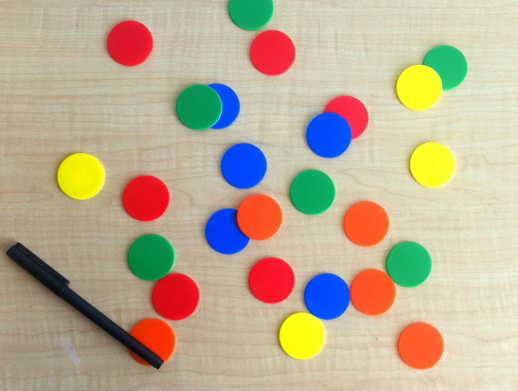
#> input picture old/chips.png, 518 x 391 px
$ python test2.py
#> lines starting #> are read from the running program, lines starting #| are printed output that depends on the picture; after the words box and inside, x2 and y2 are one past the last pixel; in counts of white or black regions, pixels touching at a corner belong together
### old/library.py
import cv2
import numpy as np
import matplotlib.pyplot as plt
import os
import time

def doNothing():
	pass

# Funções de leitura de imagem

def readColorImage(path, show=False):
#> called with path = 'chips.png', show = False
	img = cv2.imread(path, cv2.IMREAD_COLOR)
#> img is the input picture: shape (391, 518, 3); mean B, G, R 148.1, 173.3, 188.3
	img = cv2.cvtColor(img, cv2.COLOR_BGR2RGB)
	if show :	plotImage(img)
	return img

# Mudar o formato da imagem

def bgr2hsv(img):
	return cv2.cvtColor(img, cv2.COLOR_BGR2HSV_FULL)
#> returned value: shape (391, 518, 3); mean H, S, V 131.8, 83.3, 203.9

def hsv2bgr(img):
	return cv2.cvtColor(img, cv2.COLOR_HSV2BGR_FULL)

# Separar canais

def splitChanels(img):
	return cv2.split(img)

# Juntar canais

def mergeChanels(img1, img2, img3):
	shape = img1.shape
	img = np.zeros((shape[0], shape[1], 3), dtype=np.uint8)

	for i in range(shape[0]):
		for j in range(shape[1]):
			img[i][j][0] = img1[i][j]
			img[i][j][1] = img2[i][j]
			img[i][j][2] = img3[i][j]

	return img

# Saturation

def sat(img, value, delta):
	return np.where( abs(img-value) > delta  , 255 , 0 )

# Criação de imagem

# [19 lines left out: functions createImgTom, createWhiteDisk, createBlackDisk, createWhiteRing, not called in this run]

def createBlackRing(height=100, width=100, xc=50, yc=50, re=20, ri=10):
	return 1 - createWhiteRing(height,width,xc,yc,re,ri)

# [53 lines left out: functions createSineImage, create2DGaussian, sumImage, dotImage, FFTinImage, not called in this run]

def magnitude(img):
	return 20*np.log(np.abs(img))

# Histograma

# [13 lines left out: function compute_histogram_1C, not called in this run]

# Plots

def plotImage(img, title = 'Image', cmap = 'gray'):
	plt.imshow(img, cmap = cmap )
	plt.title(title)
	plt.show()

# [14 lines left out: function plotRGB, not called in this run]

def plotImageHSV(hsv, title = ''):
#> called with title = ''
	chanel = ['HSV' + title , 'H', 'S', 'V']
	split = splitChanels(hsv)
	imgs = [cv2.cvtColor(hsv, cv2.COLOR_HSV2BGR_FULL)]
	for e in split :
		imgs.append(e)
#> this loop made 3 passes
#> after the loop, imgs = 4 items

	for i in range(len(imgs)):
		plt.subplot('22' + str(i+1) )
		plt.title(chanel[i])
		plt.imshow(imgs[i], cmap = 'gray')
#> this loop made 4 passes

	plt.show()
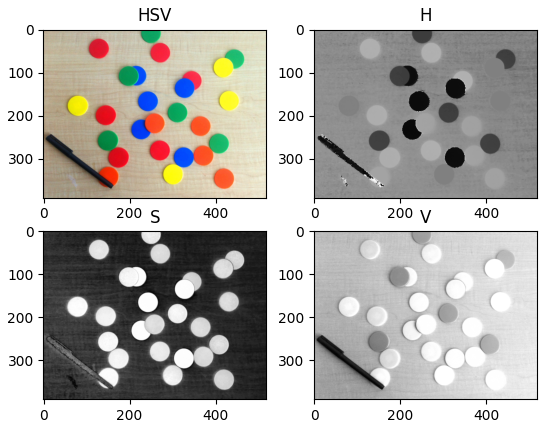
#> figure drawn by matplotlib, 4 panels

# [9 lines left out: function scaleImage2_uchar, not called in this run]

### old/test2.py
import library as lib

# Lendo a imagem
img = lib.readColorImage(path='chips.png')

# Transformando para HSV
hsv = lib.bgr2hsv( img )
lib.plotImageHSV(hsv)

# Separando os canais
hsv_split = lib.splitChanels(hsv)

# H -> Cor
# S -> Intensidade
# V -> Brilho

colors = { 	'Azul' : 24 	,
			'Verde' : 70 	,
			'Amarelo' : 130 ,
			'Laranja' : 170	,
			'Vermelho': 180
		}


for c in colors:
	filt = lib.sat(hsv_split[0], colors[c], 240)
	lib.plotImage(filt, 'Filtro para ' + c)
	m = hsv_split[0] & filt
	hsv2 = lib.mergeChanels(hsv_split[0], hsv_split[1], filt)
	rgb = lib.hsv2bgr(hsv2)
	lib.plotImage(rgb, c)
#> this loop made 5 passes
#> pass 1, `filt = lib.sat(hsv_split[0], colors[c], 240)`:
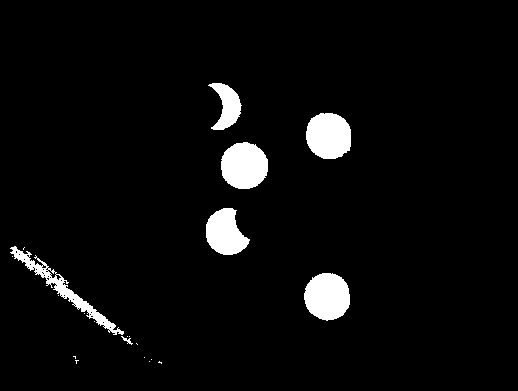
#> filt: shape (391, 518) int64; 4.3% white; 21 white regions (14 under 20 px), largest, box (x1, y1, x2, y2) and area: (221, 142, 268, 189) 1753, (304, 273, 350, 321) 1726, (306, 113, 351, 159) 1697
#> pass 1, `m = hsv_split[0] & filt`:
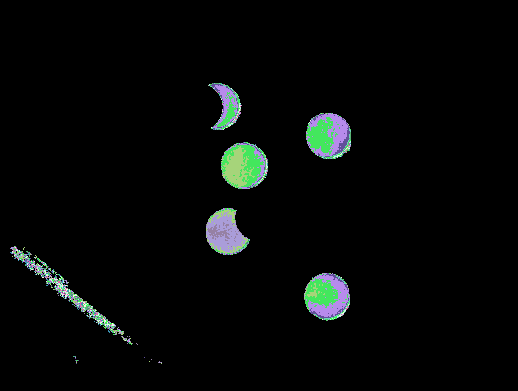
#> m: shape (391, 518) int64; 16 distinct labels, from 0 to 23; one colour per label, 0 black
#> pass 2, in plotImage (call 4), `plt.show()`:
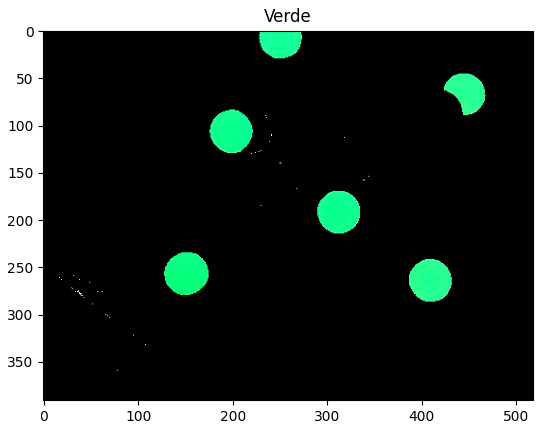
#> figure drawn by matplotlib, 1 panel; B, G, R data is drawn as R, G, B
#> after the loop:
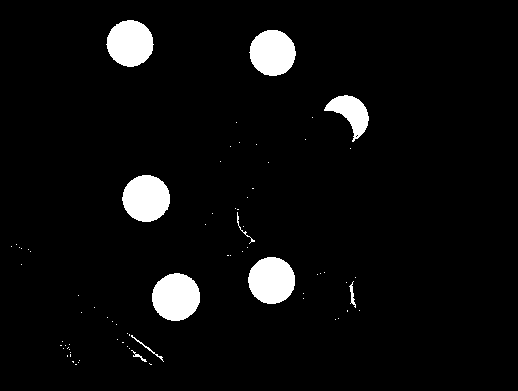
#> filt: shape (391, 518) int64; 4.9% white; 75 white regions (65 under 20 px), largest, box (x1, y1, x2, y2) and area: (152, 273, 200, 321) 1796, (122, 175, 170, 222) 1748, (248, 257, 295, 304) 1730
#> after the loop:
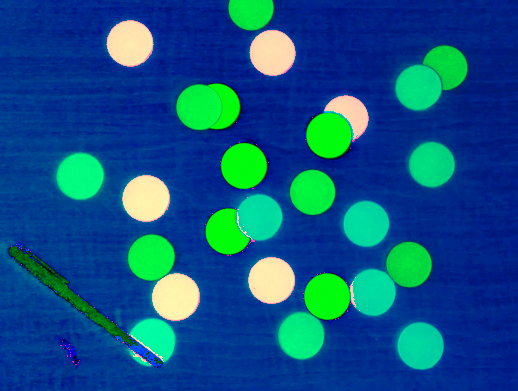
#> hsv2: shape (391, 518, 3); mean of channels 0, 1, 2 131.8, 83.3, 12.5; drawn as B, G, R
#> after the loop:
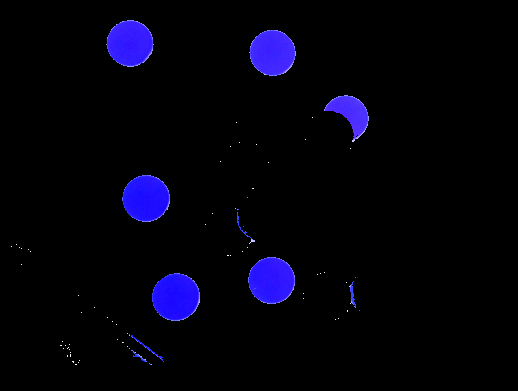
#> rgb: shape (391, 518, 3); mean B, G, R 12.5, 1.8, 2.7
